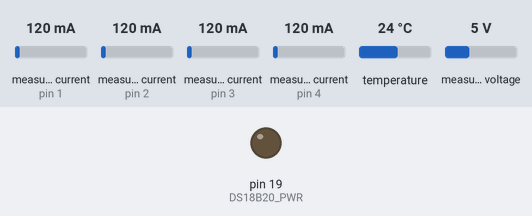
Recording of a sketch running on a simulated Arduino Uno, built with avr-gcc and run on an emulated ATmega328P. Parts: output pins drawn as LEDs (lit = HIGH). The test bench sets the inputs (shaded band); at power-on: measured current (sensors on pin 1, pin 2, pin 3, pin 4) 120 mA, temperature 24 °C, measured voltage 5 V. What the sketch prints to the serial monitor is not drawn.

Above: at 5.4 s.
At 10.1 s:
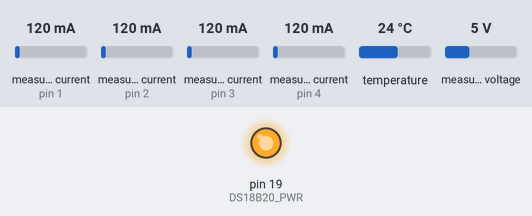
Timing chart, 0 to 13.9 s (numbered marks = the images above):
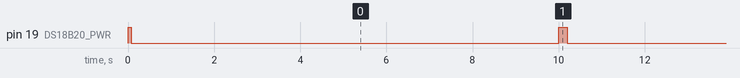

Measured:
- by itself, pin 19 (DS18B20_PWR): alternates HIGH for 0.20 s and LOW for 9.8 s

The sketch:

HeatpumpMonitorSerial.ino
```cpp
// EmonTx example for monitoring a heatpump with direct serial connection to a raspberrypi

// Connected sensors:
// 4x DS18B20 temperature sensors
// 3x AC Real Power measurement

// Authors: Trystan Lea
// 12th March 2014

#include <avr/wdt.h>

// Include Emon Library
#include "EmonLib.h"

// Create four instances
EnergyMonitor ct1, ct2, ct3, ct4;

#include <OneWire.h>
#include <DallasTemperature.h>

// 9 (93.8ms),10 (187.5ms) ,11 (375ms) or 12 (750ms) bits equal to resplution of 0.5C, 0.25C, 0.125C and 0.0625C
const int TEMPERATURE_PRECISION = 12;

const byte DS18B20_PWR = 19;
const byte ONE_WIRE_BUS = 5;

OneWire oneWire(ONE_WIRE_BUS);
DallasTemperature sensors(&oneWire);

int numSensors;
byte allAddress [4][8];

unsigned long lastreading;

long wh_CT1 = 0;
long wh_CT2 = 0;
long wh_CT3 = 0;
long wh_CT4 = 0;

int joules_CT1 = 0;
int joules_CT2 = 0;
int joules_CT3 = 0;
int joules_CT4 = 0;

long wtdrtime = 0;

void setup()
{
    Serial.begin(9600);
    Serial.println("Heatpump Monitor - direct RPi");

    pinMode(DS18B20_PWR, OUTPUT);
    digitalWrite(DS18B20_PWR, HIGH); delay(50);

    sensors.begin();

    // disable automatic temperature conversion to reduce time spent awake, conversion will be implemented manually in sleeping http://harizanov.com/2013/07/optimizing-ds18b20-code-for-low-power-applications/
    sensors.setWaitForConversion(false);
    numSensors=(sensors.getDeviceCount());
    for(int j=0;j<numSensors;j++) {
        oneWire.search(allAddress[j]);
        sensors.setResolution(allAddress[j], TEMPERATURE_PRECISION);
    }

    digitalWrite(DS18B20_PWR, LOW);

    // Calibration, phase_shift
    ct1.voltage(0, 276.9, 1.7);
    ct2.voltage(0, 276.9, 1.7);
    ct3.voltage(0, 276.9, 1.7);
    ct4.voltage(0, 276.9, 1.7);

    // CT Current calibration
    // (2000 turns / 22 Ohm burden resistor = 90.909)
    ct1.current(1, 90.9);
    ct2.current(2, 90.9);
    ct3.current(3, 90.9);

    // CT 4 is high accuracy @ low power -  4.5kW Max
    // (2000 turns / 120 Ohm burden resistor = 16.66)
    ct4.current(4, 16.6);

    joules_CT1 = 0;
    joules_CT2 = 0;
    joules_CT3 = 0;
    joules_CT4 = 0;

    wdt_enable(WDTO_8S);

    // reduces settle time
    ct1.calcVI(20,2000);
    ct2.calcVI(20,2000);
    ct3.calcVI(20,2000);
    ct4.calcVI(20,2000);
}

void loop()
{
    if ((millis()-lastreading)>=10000)
    {
        lastreading = millis();

        digitalWrite(DS18B20_PWR, HIGH); delay(50);

        sensors.requestTemperatures();
        delay(100);

        float temp1 = sensors.getTempC(allAddress[0]);
        float temp2 = sensors.getTempC(allAddress[1]);
        float temp3 = sensors.getTempC(allAddress[2]);
        float temp4 = sensors.getTempC(allAddress[3]);

        digitalWrite(DS18B20_PWR, LOW);

        wdt_reset();

        // CalcVI: Calculate all. No.of half wavelengths (crossings), time-out
        ct1.calcVI(20,2000);
        ct2.calcVI(20,2000);
        ct3.calcVI(20,2000);
        ct4.calcVI(20,2000);

        joules_CT1 += ct1.realPower * 10;
        wh_CT1 += joules_CT1 / 3600;
        joules_CT1 = joules_CT1 % 3600;

        joules_CT2 += ct2.realPower * 10;
        wh_CT2 += joules_CT2 / 3600;
        joules_CT2 = joules_CT2 % 3600;

        joules_CT3 += ct3.realPower * 10;
        wh_CT3 += joules_CT3 / 3600;
        joules_CT3 = joules_CT3 % 3600;

        joules_CT4 += ct4.realPower * 10;
        wh_CT4 += joules_CT4 / 3600;
        joules_CT4 = joules_CT4 % 3600;

        Serial.print(temp1); Serial.print(" ");
        Serial.print(temp2); Serial.print(" ");
        Serial.print(temp3); Serial.print(" ");
        Serial.print(temp4); Serial.print(" ");

        // Print to serial
        Serial.print(ct1.realPower); Serial.print(" ");
        Serial.print(ct2.realPower); Serial.print(" ");
        Serial.print(ct3.realPower); Serial.print(" ");
        Serial.print(ct4.realPower); Serial.print(" ");

        Serial.print(wh_CT1); Serial.print(" ");
        Serial.print(wh_CT2); Serial.print(" ");
        Serial.print(wh_CT3); Serial.print(" ");
        Serial.print(wh_CT4); Serial.print(" ");

        Serial.println(ct1.Vrms);


    }

    if ((millis()-wtdrtime)>1000)
    {
       wtdrtime = millis();
       wdt_reset();
    }
}
```
